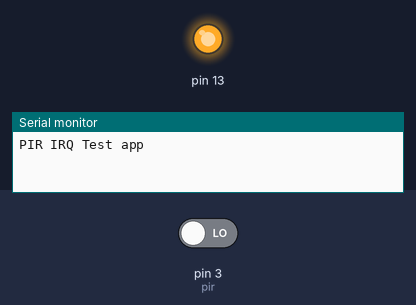
The sketch below on a simulated Arduino Uno, built with avr-gcc and run on an emulated ATmega328P. Shown: output pins drawn as LEDs (lit = HIGH), the last lines printed to the serial monitor. The inputs (shaded band) are chosen by the test bench; at power-on: pin 3 (pir) LOW. Sleep ends after the set time or at an interrupt.

Above: at 0.01 s.
At 1.3 s:
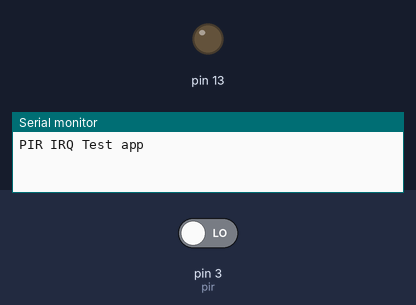
1.4 s: pin 3 (pir) driven HIGH
At 2.3 s:
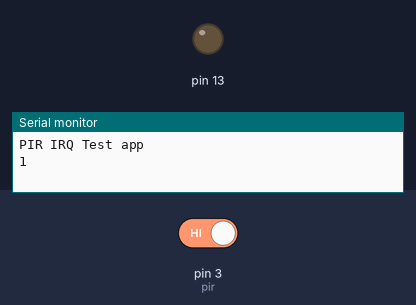
Timing chart, 0 to 4.4 s (numbered marks = the images above; inputs shaded):
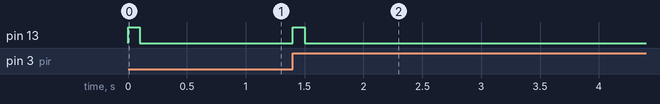

The sketch:

PIRSensorIRQ.ino
```cpp
// PIR Sensor with interrupts

#include <avr/power.h>
#include <avr/sleep.h>
#include <avr/io.h>

const int pir=3;
volatile int cnt=0;
volatile int tcnt=0;

void pirTick()
{
  sleep_disable();
  cnt++;
}

void sleepNow(void)
{
  digitalWrite(13, LOW);   // turn LED off to indicate sleep
  delay(100);
  set_sleep_mode(SLEEP_MODE_PWR_DOWN);
  sleep_enable();
  sleep_cpu();
  sleep_disable();
  digitalWrite(13, HIGH);   // turn LED on to indicate awake
  delay(100);
}

void setup() {
  Serial.begin(9600);
  pinMode(13, OUTPUT);
  pinMode(pir, INPUT);
  attachInterrupt(digitalPinToInterrupt(pir), pirTick, RISING);

  Serial.println("PIR IRQ Test app");
  digitalWrite(13, HIGH);
  delay(100);
}

void loop() {
  if (tcnt!=cnt) {
    Serial.println(cnt);
    tcnt=cnt;
  }
  sleepNow();
}
```

Measured:
- after the input at 1.4 s, pin 13: LOW → HIGH at once, → LOW 0.10 s later
